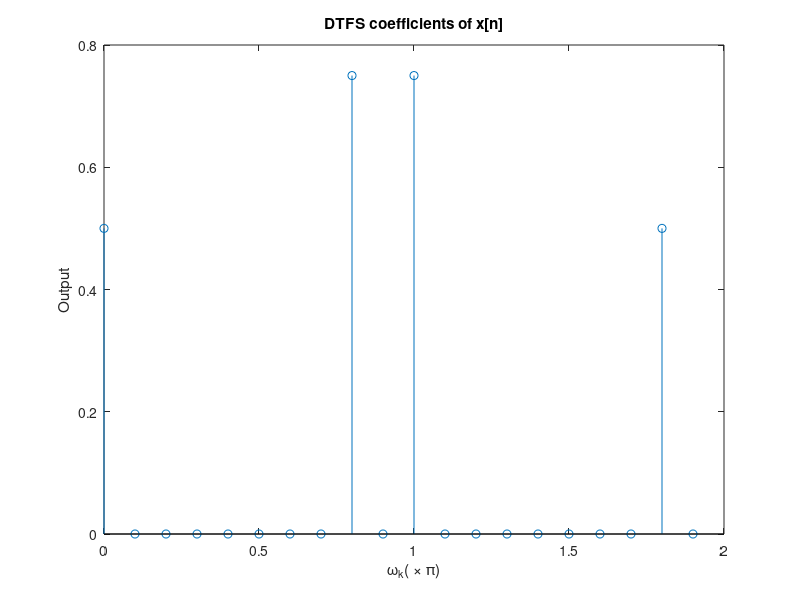

The MATLAB script that drew this image:
k = 0:19;
a_x = [-1/2 zeros(1, 7) 3/4 0 3/4 zeros(1, 7) -1/2 0];
Omega_k = (1 / 10) * k;

stem(Omega_k, abs(a_x))
xlabel('\omega_k( \times \pi)') 
ylabel('Output')
title('DTFS coefficients of x[n]')
